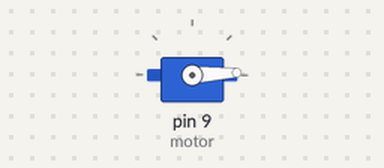
The sketch below on a simulated Arduino Uno, built with avr-gcc and run on an emulated ATmega328P. Parts: servo.

Above: at 0.05 s.
At 0.7 s:
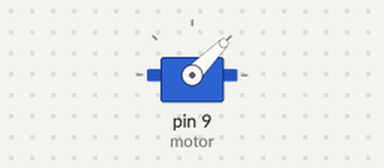
At 1.35 s:
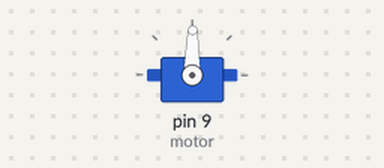
At 2.7 s:
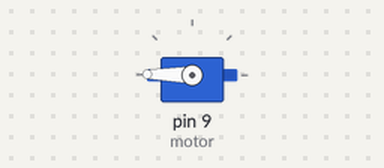
Timing chart, 0 to 6.3 s (numbered marks = the images above):
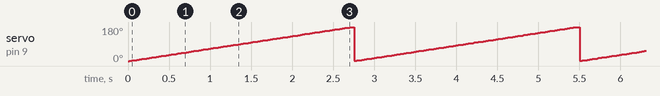

Measured:
- by itself, servo on pin 9 (motor): ramps from 1° to 180° and jumps back, once every 2.7 s

The sketch:

Bluetooth_Servo_motor2.ino
```cpp
#include <Servo.h>

Servo motor;
int pozisyon=0;
int pos=0;

void setup() {
  motor.attach(9);


}

void loop() {

    for (pos = 0;pos<=180;pos+=1)
    {
      motor.write(pos);
      delay(15);
    }
    for (pos=180;pos>=180;pos-=1)
    {
      motor.write(pos);
      delay(15);
    }

}
```
